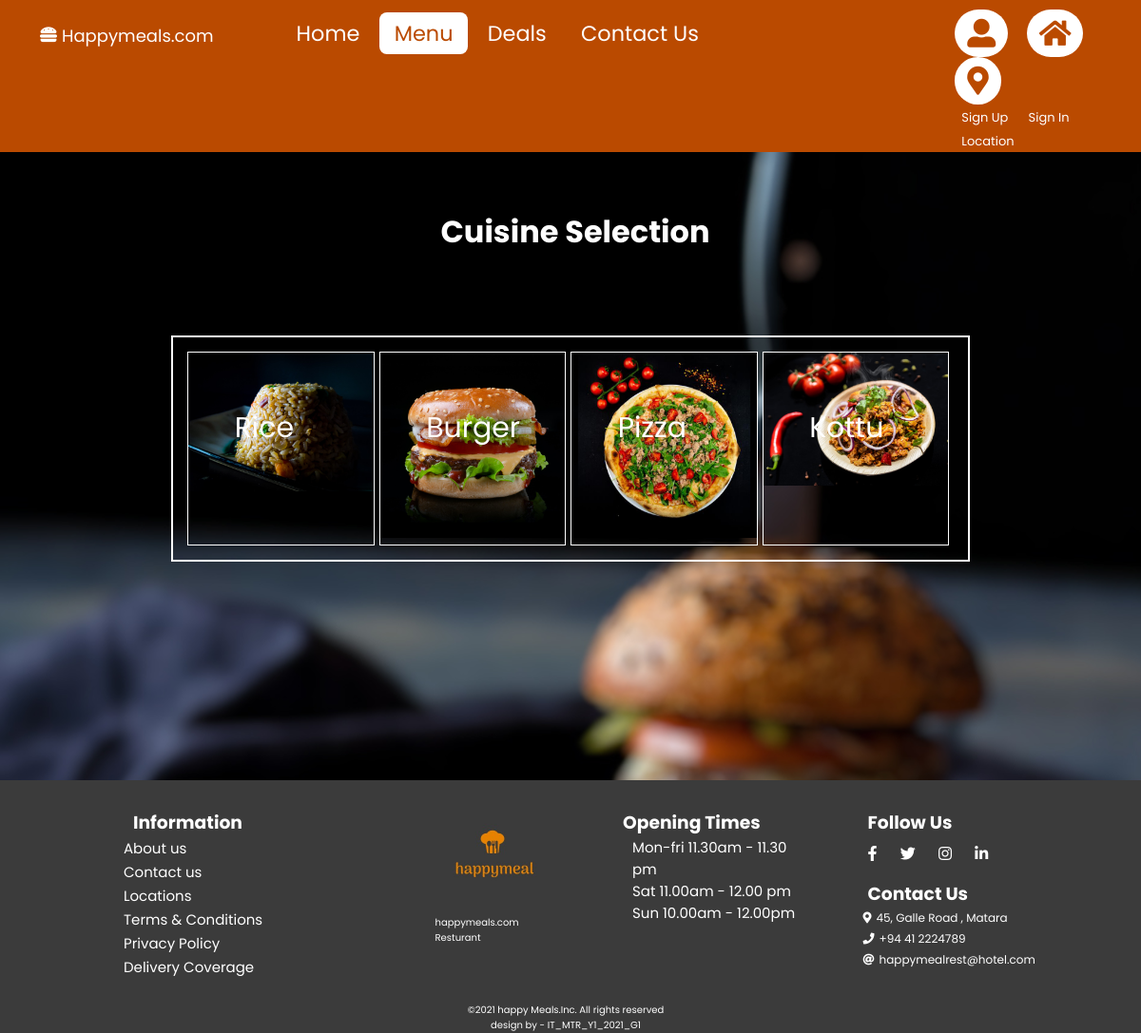
Page /menu.php on the committed database.
### tables this page shows
CREATE TABLE `food_catagory` (
  `catagory_ID` int(11) NOT NULL,
  `catagory_name` varchar(255) NOT NULL,
  `image_name` varchar(255) NOT NULL
);

### menu.php (the view, shortened to what this page needs)
<?php
     include 'config.php';
      if(!isset($_SESSION['username']))
      {
          include("unregusernavbar.php");
      }
      else
      {
          include('usernavbar.php');
      }
?>
<!DOCTYPE html>
<html lang="en">
<head>
    <link rel="stylesheet"type = "text/css" href="https://cdnjs.cloudflare.com/ajax/libs/font-awesome/5.15.4/css/all.min.css">
    <link rel="stylesheet" href="style/menu.css">
</head>
<body>
            <br> <br>
            <div class="cuisineselection">
                        <h1>Cuisine Selection</h1>
                        <br><br><br>
                    <div class="containerOne">
                    <?php
                        $sql = "SELECT * FROM food_catagory";
                        $result = mysqli_query($conn,$sql);
                        while( $row = mysqli_fetch_array($result))
                        {
                            $id = $row['catagory_ID'];
                                ?>
                                <div class="boxOne float-container">
                                    <img src="Images/<?=$row['image_name']?>"  class = "img-res" alt="" srcset="">
                                    <a href="fooditems.php?id=<?php echo $id ?>" class =  "float-text"><?php echo $row['catagory_name']?></a>
                                </div>
                                <?php
                        }
                    ?>
                    </div>
            </div>
     <br><br><br><br><br><br>
     <?php
       include('footer.php');
      ?>
</body>
</html>

### style/navbar.css (style rules this page uses)
* { padding: 0; margin: 0; box-sizing: border-box; }
body { font-family: 'Poppins', sans-serif; }

### style/index.css (style rules this page uses)
.cuisineselection h1 { text-align: center; color: white; padding: 10px 8px; }
.coverImage h2,h3,h1 { margin-left: 10px ; color: white; }
.cuisineselection .containerOne,.containerTwo { padding: 15px; width: 70%; display: flex; margin: 0 auto; border: 2px solid white; }
.cuisineselection .containerOne .boxOne { border: 1px solid white; width: 25%; min-height: 200px; text-align: center; margin-right: 5px; }
.img-res { z-index: -1; width: 100%; }
.float-container { position: relative; }
.containerOne a, .containerTwo a { text-decoration: none; font-size: 30px; color: white; }
.float-text { position: absolute; bottom: 100px; left: 25%; }

### style/menu.css (style rules this page uses)
.cuisineselection h1 { text-align: center; color: white; padding: 10px 8px; }
body { background-image: url(../Images/menuback.jpg); background-size: cover; background-position: center; }
.cuisineselection .containerOne { padding: 15px; width: 70%; display: flex; margin: 0 auto; border: 2px solid white; }
.cuisineselection .containerOne .boxOne { border: 1px solid white; width: 25%; min-height: 200px; text-align: center; margin-right: 5px; }
.img-res { z-index: -1; width: 100%; }
.float-container { position: relative; }
.containerOne a, .containerTwo a { text-decoration: none; font-size: 30px; color: white; }
.float-text { position: absolute; bottom: 100px; left: 25%; }

### style/footer.css (style rules this page uses)
* { padding: 0; margin: 0; box-sizing: border-box; }
body { font-family: 'Poppins', sans-serif; }

### rows in the picture
food_catagory: image_name (picture), catagory_name "Rice"
food_catagory: image_name (picture), catagory_name "Burger"
food_catagory: image_name (picture), catagory_name "Pizza"
food_catagory: image_name (picture), catagory_name "Kottu"
